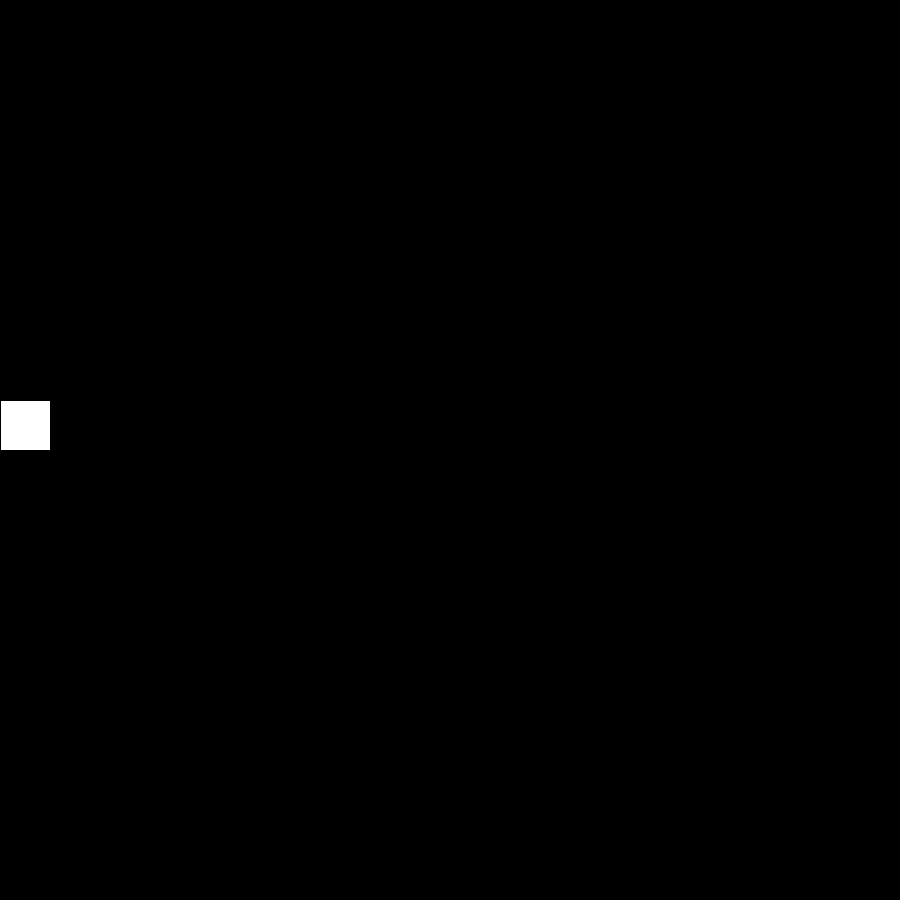
Frame 1 (no input)
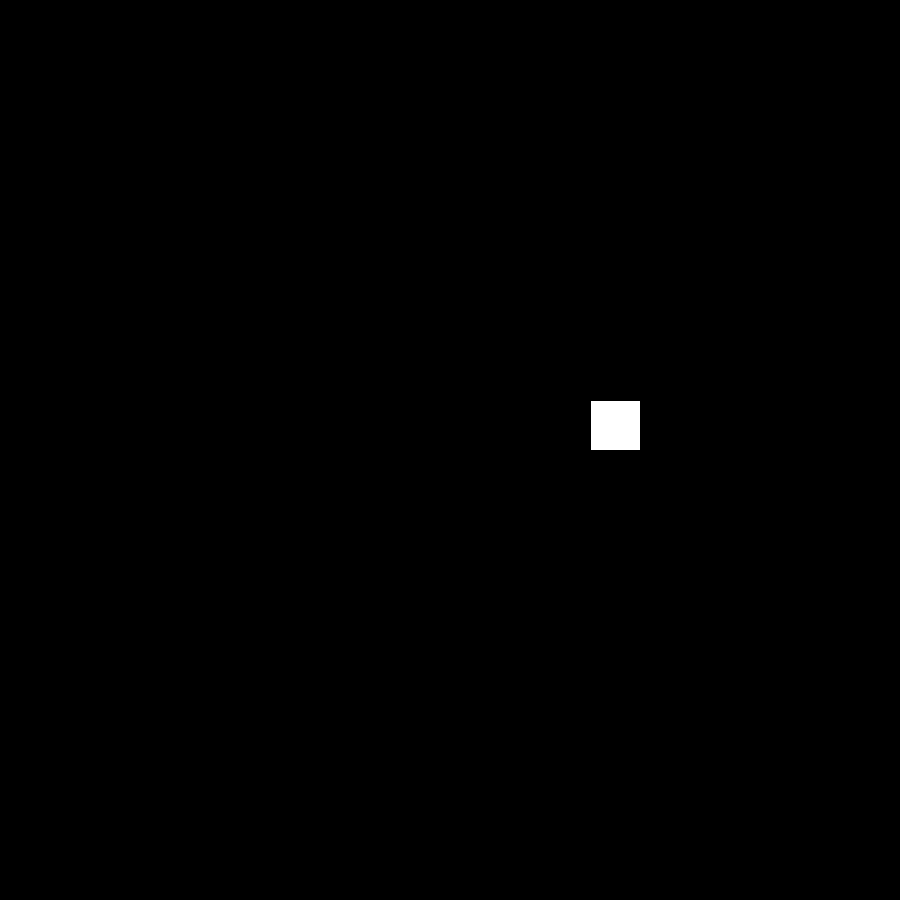
Frame 60 (the mouse pressed at the canvas centre just before this capture)
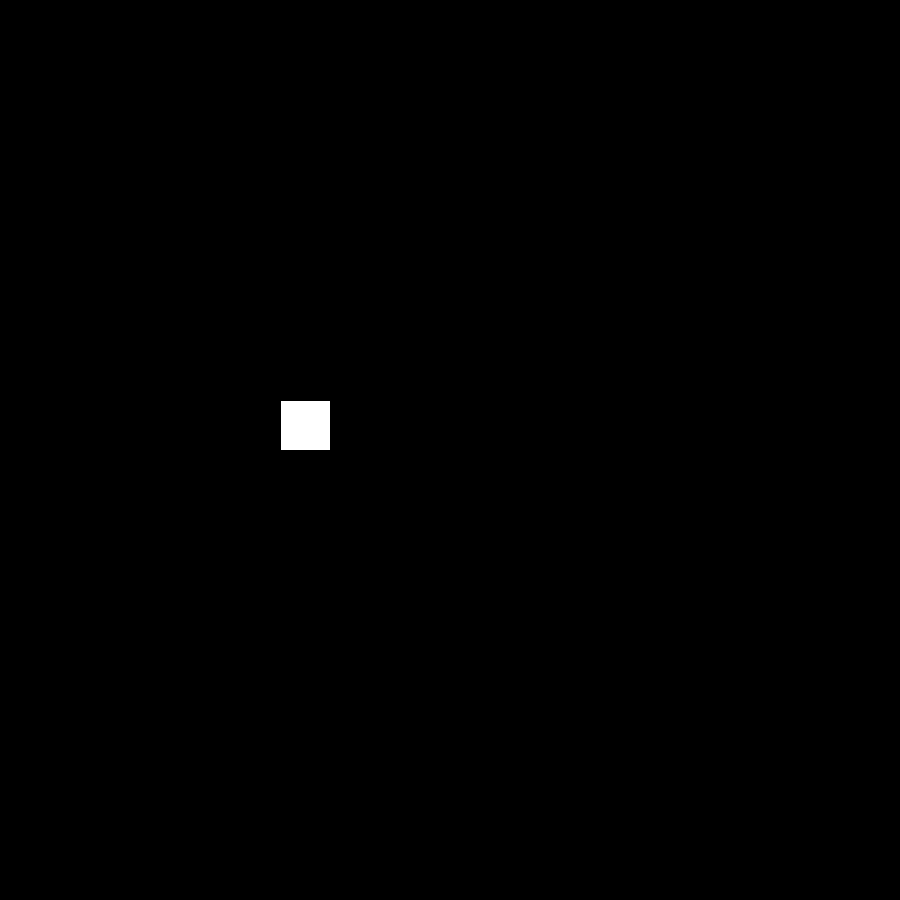
Frame 120 (the mouse held since frame 60 and released just before this capture)

The Processing sketch that drew these frames (run headless with seeded random() and noise(); from frame 60 on, the mouse is pressed at the canvas centre):

// Processing sketch: sketch_feb5
// ── sketch_feb5.pde
//global declaration; 
float randieR;
float xLoc;

void setup(){
  
  int myVar; //declared and accessed locally
  size(900,900);
  background(0);
  myVar = 12;
  println(myVar);
  
}

void draw(){
  background(0);
  rect(xLoc, 400,50,50);
  xLoc = xLoc +10;
  if (xLoc > width){
    xLoc = 0;
  }
  println(xLoc);
}
